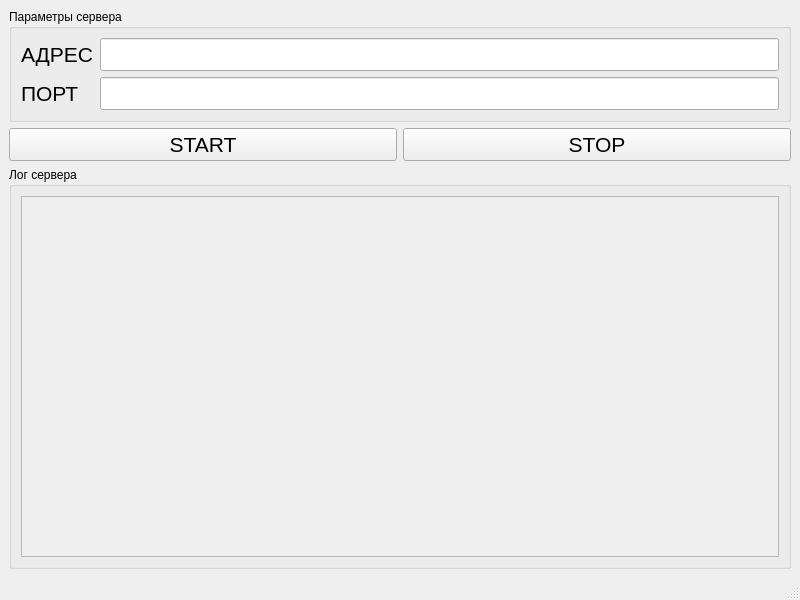
<?xml version="1.0" encoding="UTF-8"?>
<ui version="4.0">
 <class>MainWindow</class>
 <widget class="QMainWindow" name="MainWindow">
  <property name="geometry">
   <rect>
    <x>0</x>
    <y>0</y>
    <width>800</width>
    <height>600</height>
   </rect>
  </property>
  <property name="windowTitle">
   <string>Lab5_ServerTcp_DataStream</string>
  </property>
  <widget class="QWidget" name="centralwidget">
   <layout class="QVBoxLayout" name="verticalLayout">
    <item>
     <widget class="QGroupBox" name="serverParametrs_groupBox">
      <property name="title">
       <string>Параметры сервера</string>
      </property>
      <layout class="QGridLayout" name="gridLayout">
       <item row="0" column="0">
        <widget class="QLabel" name="address_label">
         <property name="text">
          <string>&lt;html&gt;&lt;head/&gt;&lt;body&gt;&lt;p&gt;&lt;span style=&quot; font-size:16pt;&quot;&gt;АДРЕС&lt;/span&gt;&lt;/p&gt;&lt;/body&gt;&lt;/html&gt;</string>
         </property>
        </widget>
       </item>
       <item row="0" column="1">
        <widget class="QLineEdit" name="address_lineEdit">
         <property name="font">
          <font>
           <pointsize>16</pointsize>
          </font>
         </property>
        </widget>
       </item>
       <item row="1" column="0">
        <widget class="QLabel" name="port_label">
         <property name="text">
          <string>&lt;html&gt;&lt;head/&gt;&lt;body&gt;&lt;p&gt;&lt;span style=&quot; font-size:16pt;&quot;&gt;ПОРТ&lt;/span&gt;&lt;/p&gt;&lt;/body&gt;&lt;/html&gt;</string>
         </property>
        </widget>
       </item>
       <item row="1" column="1">
        <widget class="QLineEdit" name="port_lineEdit">
         <property name="font">
          <font>
           <pointsize>16</pointsize>
          </font>
         </property>
        </widget>
       </item>
      </layout>
     </widget>
    </item>
    <item>
     <layout class="QHBoxLayout" name="horizontalLayout">
      <item>
       <widget class="QPushButton" name="startListening_button">
        <property name="font">
         <font>
          <pointsize>16</pointsize>
         </font>
        </property>
        <property name="text">
         <string>START</string>
        </property>
       </widget>
      </item>
      <item>
       <widget class="QPushButton" name="stopListening_button">
        <property name="font">
         <font>
          <pointsize>16</pointsize>
         </font>
        </property>
        <property name="text">
         <string>STOP</string>
        </property>
       </widget>
      </item>
     </layout>
    </item>
    <item>
     <widget class="QGroupBox" name="serverLog_groupBox">
      <property name="title">
       <string>Лог сервера</string>
      </property>
      <layout class="QHBoxLayout" name="horizontalLayout_2">
       <item>
        <widget class="QTextEdit" name="serverLog_textEdit">
         <property name="enabled">
          <bool>false</bool>
         </property>
        </widget>
       </item>
      </layout>
     </widget>
    </item>
   </layout>
  </widget>
  <widget class="QMenuBar" name="menubar">
   <property name="geometry">
    <rect>
     <x>0</x>
     <y>0</y>
     <width>800</width>
     <height>25</height>
    </rect>
   </property>
  </widget>
  <widget class="QStatusBar" name="statusbar"/>
 </widget>
 <resources/>
 <connections/>
</ui>
